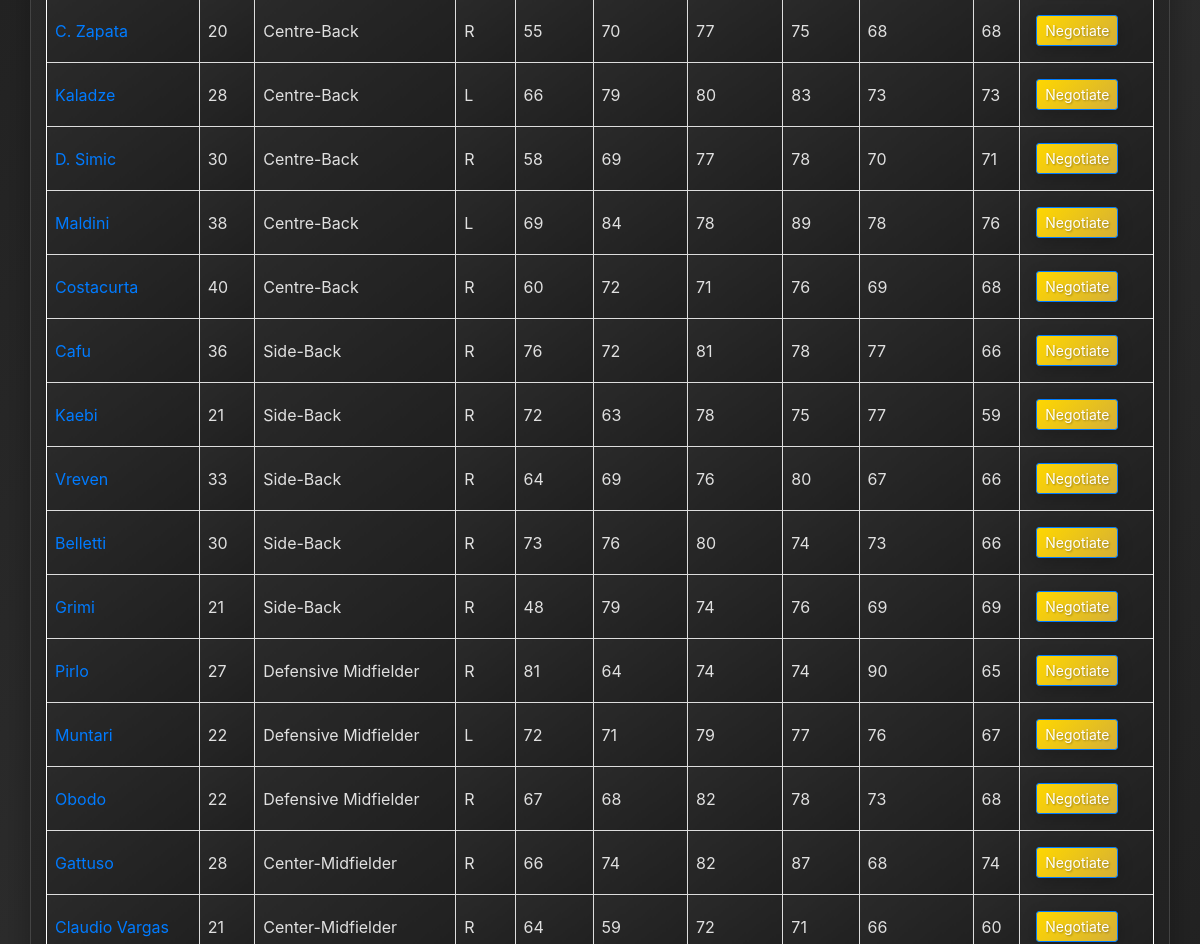
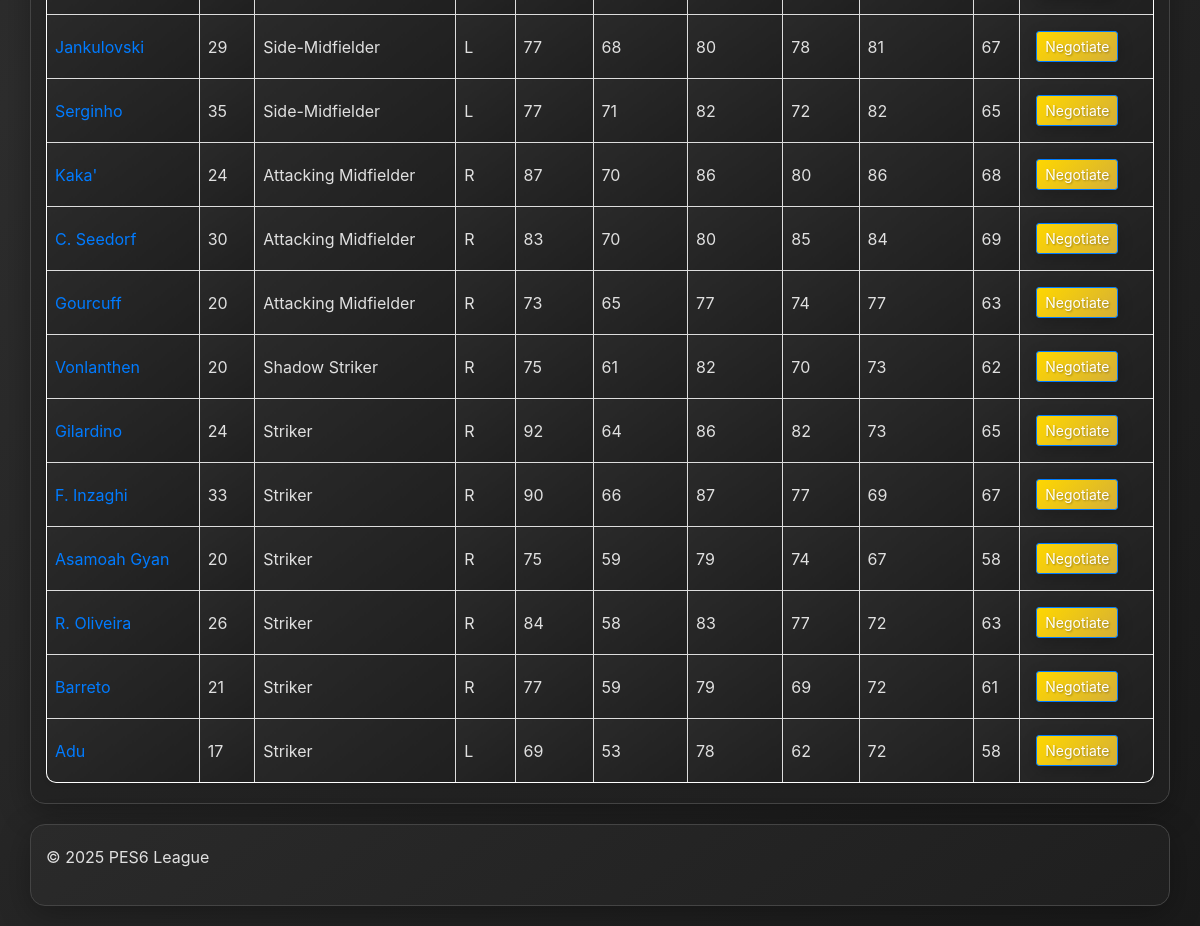
Page /pes6_game_teams/38 (lower part) on the earlier database version (2 pictures, top to bottom).
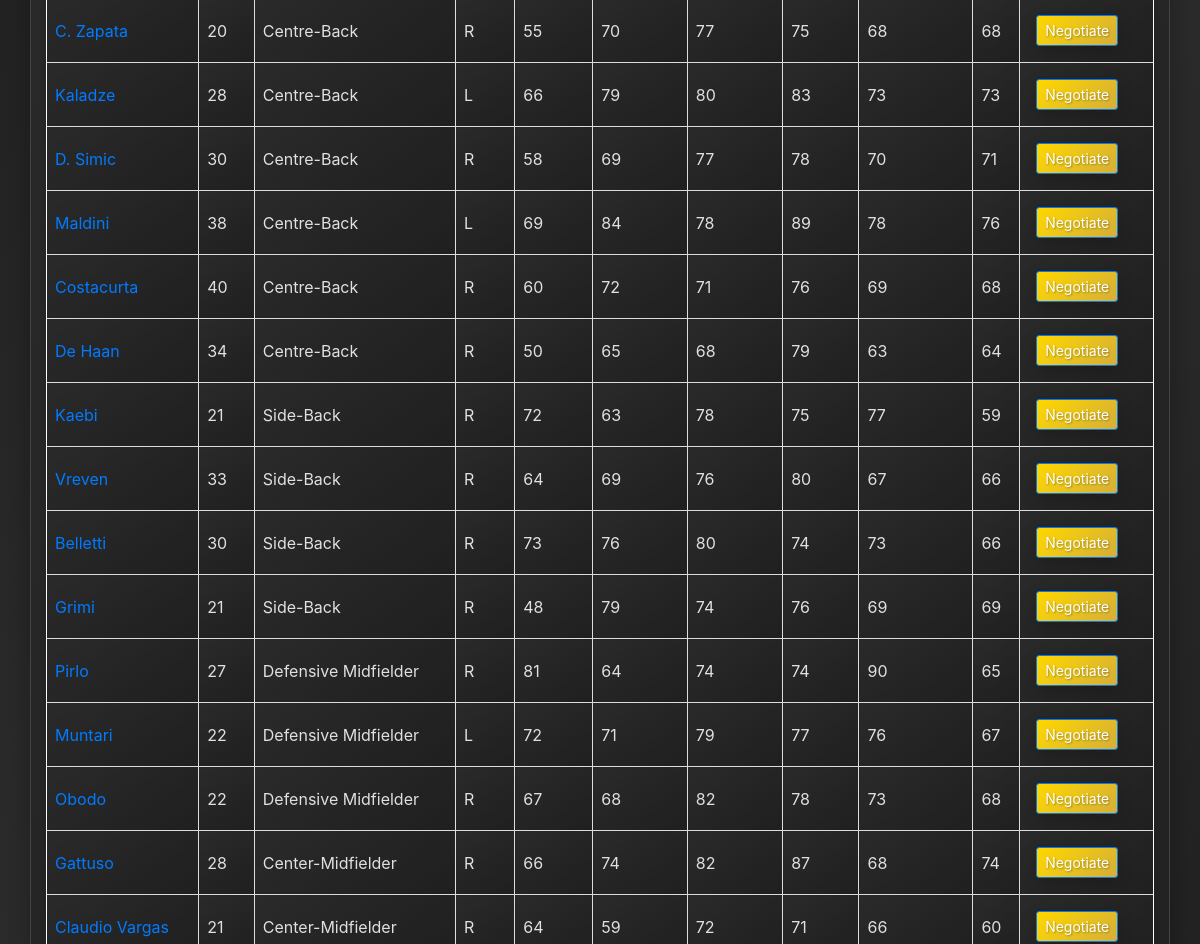
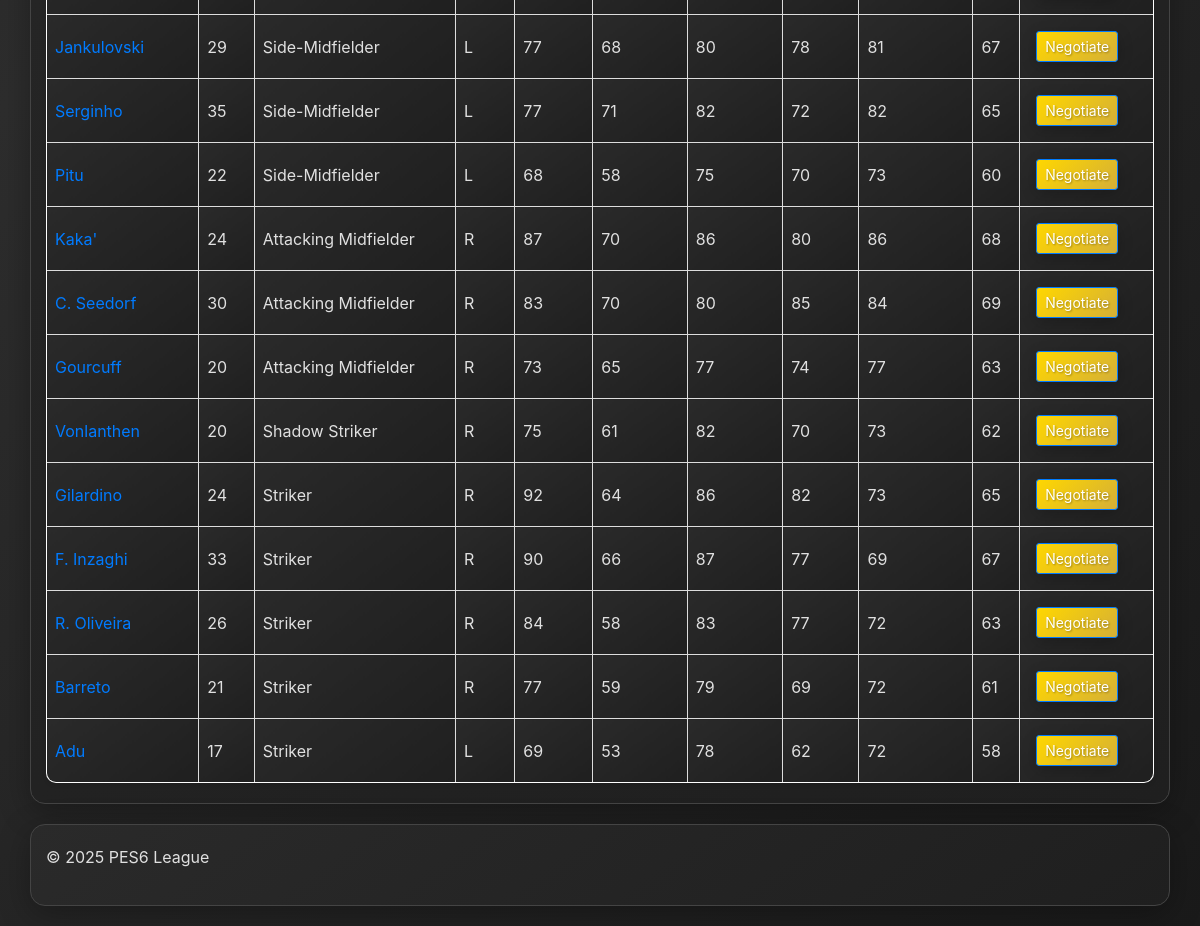
Same page on the later database version (2 pictures, top to bottom).
### tables this page shows
CREATE TABLE players (
    id INTEGER PRIMARY KEY, -- Use INTEGER PRIMARY KEY for autoincrement in SQLite
    player_name TEXT NOT NULL,
    shirt_name TEXT,
    club_id INTEGER,
    registered_position TEXT,
    age INTEGER,
    height INTEGER,
    weight INTEGER,
    nationality TEXT,
    strong_foot TEXT,
    favoured_side TEXT,
    gk INTEGER DEFAULT 0,
    cwp INTEGER DEFAULT 0,
    cbt INTEGER DEFAULT 0,
    sb INTEGER DEFAULT 0,
    dmf INTEGER DEFAULT 0,
    wb INTEGER DEFAULT 0,
    cmf INTEGER DEFAULT 0,
    smf INTEGER DEFAULT 0,
    amf INTEGER DEFAULT 0,
    wf INTEGER DEFAULT 0,
    ss INTEGER DEFAULT 0,
    cf INTEGER DEFAULT 0,
    attack INTEGER,
    defense INTEGER,
    balance INTEGER,
    stamina INTEGER,
    top_speed INTEGER,
    acceleration INTEGER,
    response INTEGER,
    agility INTEGER,
    dribble_accuracy INTEGER,
    dribble_speed INTEGER,
    short_pass_accuracy INTEGER,
    short_pass_speed INTEGER,
    long_pass_accuracy INTEGER,
    long_pass_speed INTEGER,
    shot_accuracy INTEGER,
    shot_power INTEGER,
    shot_technique INTEGER,
    free_kick_accuracy INTEGER,
    swerve INTEGER,
    heading INTEGER,
    jump INTEGER,
    technique INTEGER,
    aggression INTEGER,
    mentality INTEGER,
    goal_keeping INTEGER,
    team_work INTEGER,
    consistency INTEGER,
    condition_fitness INTEGER,
    dribbling_skill INTEGER DEFAULT 0,
    tactical_dribble INTEGER DEFAULT 0,
    positioning INTEGER DEFAULT 0,
    reaction INTEGER DEFAULT 0,
    playmaking INTEGER DEFAULT 0,
    passing INTEGER DEFAULT 0,
    scoring INTEGER DEFAULT 0,
    one_one_scoring INTEGER DEFAULT 0,
    post_player INTEGER DEFAULT 0,
    lines INTEGER DEFAULT 0,
    middle_shooting INTEGER DEFAULT 0,
    side INTEGER DEFAULT 0,
    centre INTEGER DEFAULT 0,
    penalties INTEGER DEFAULT 0,
    one_touch_pass INTEGER DEFAULT 0,
    outside INTEGER DEFAULT 0,
    marking INTEGER DEFAULT 0,
    sliding INTEGER DEFAULT 0,
    covering INTEGER DEFAULT 0,
    d_line_control INTEGER DEFAULT 0,
    penalty_stopper INTEGER DEFAULT 0,
    one_on_one_stopper INTEGER DEFAULT 0,
    long_throw INTEGER DEFAULT 0,
    injury_tolerance TEXT,
    dribble_style INTEGER,
    free_kick_style INTEGER,
    pk_style INTEGER,
    drop_kick_style INTEGER,
    skin_color INTEGER,
    face_type INTEGER,
    preset_face_number INTEGER,
    head_width INTEGER,
    neck_length INTEGER,
    neck_width INTEGER,
    shoulder_height INTEGER,
    shoulder_width INTEGER,
    chest_measurement INTEGER,
    waist_circumference INTEGER,
    arm_circumference INTEGER,
    leg_circumference INTEGER,
    calf_circumference INTEGER,
    leg_length INTEGER,
    wristband TEXT,
    wristband_color TEXT,
    international_number INTEGER,
    classic_number INTEGER,
    club_number INTEGER,
    salary INTEGER DEFAULT 0,
    contract_years_remaining INTEGER DEFAULT 0,
    market_value INTEGER DEFAULT 0,
    yearly_wage_rise INTEGER DEFAULT 0,
    -- Bundled skill areas for better player display
    attack_rating INTEGER DEFAULT 0,
    defense_rating INTEGER DEFAULT 0,
    physical_rating INTEGER DEFAULT 0,
    power_rating INTEGER DEFAULT 0,
    technique_rating INTEGER DEFAULT 0,
                goalkeeping_rating INTEGER DEFAULT 0,
            game_position TEXT DEFAULT '',
            FOREIGN KEY (club_id) REFERENCES teams(id)
);

### app.py (the view)
@app.route('/pes6_game_teams/<int:team_id>')
def pes6_team_details(team_id):
    cur = db_helper.get_cursor()
    cur.execute("SELECT club_name FROM teams WHERE id = ?", (team_id,))
    team_name = cur.fetchone()
    if not team_name:
        flash("PES6 Team not found!", "danger")
        return redirect(url_for('pes6_game_teams'))
    team_name = team_name[0]
    cur.execute("""
        SELECT id, player_name, registered_position, age, height, strong_foot, attack,
               attack_rating, defense_rating, physical_rating, power_rating, technique_rating, goalkeeping_rating,
               game_position, salary, contract_years_remaining, market_value
        FROM players
        WHERE club_id = ?
        ORDER BY
            CASE game_position
                WHEN 'Goal-Keeper' THEN 1
                WHEN 'Sweeper' THEN 2
                WHEN 'Centre-Back' THEN 3
                WHEN 'Side-Back' THEN 4
                WHEN 'Wing-Back' THEN 5
                WHEN 'Defensive Midfielder' THEN 6
                WHEN 'Center-Midfielder' THEN 7
                WHEN 'Side-Midfielder' THEN 8
                WHEN 'Attacking Midfielder' THEN 9
                WHEN 'Winger' THEN 10
                WHEN 'Shadow Striker' THEN 11
                WHEN 'Striker' THEN 12
                ELSE 13
            END ASC
    """, (team_id,))
    players_in_team = cur.fetchall()
    cur.close()
    return render_template('pes6_team_details.html', team_name=team_name, players_in_team=players_in_team)

### app.py (called while the page is built)
@app.context_processor
def inject_unread_count():
    if current_user.is_authenticated:
        return {'get_unread_count': get_unread_count}
    return {'get_unread_count': lambda x: 0}

### db_helper.py (called while the page is built)
def get_connection():
    if 'db_conn' not in g:
        g.db_conn = sqlite3.connect(DATABASE)
        g.db_conn.row_factory = sqlite3.Row
        g.db_conn.execute('PRAGMA foreign_keys = ON;')
    return g.db_conn

def get_cursor():
    return get_connection().cursor()

def close_connection(e=None):
    db_conn = g.pop('db_conn', None)
    if db_conn is not None:
        db_conn.close()

### templates/pes6_team_details.html (shortened to what this page needs)
{% extends "base.html" %}
{% block content %}
    {% if players_in_team %}
        <table>
            <tbody>
                {% for player in players_in_team %}
                    <tr>
                        <td><a href="{{ url_for('pes6_player_details', player_id=player[0]) }}">{{ player[1] }}</a></td>
                        <td>{{ player[3] }}</td>
                        <td>{{ player[13] }}</td>
                        <td>{{ player[5] }}</td>
                        <td>{{ player[7] }}</td>
                        <td>{{ player[8] }}</td>
                        <td>{{ player[9] }}</td>
                        <td>{{ player[10] }}</td>
                        <td>{{ player[11] }}</td>
                        <td>{{ player[12] }}</td>
                        <td>
                            <button type="button" class="btn btn-primary btn-sm negotiate-btn" data-player-id="{{ player[0] }}" data-player-name="{{ player[1] }}" data-toggle="modal" data-target="#negotiateModal">Negotiate</button>
                        </td>
                    </tr>
                {% endfor %}
            </tbody>
        </table>
    {% else %}
        <p>No players found for {{ team_name }}.</p>
    {% endif %}
{% endblock %}

Differences in the rows shown:
no longer on this page (row edited): players: player_name "Cafu", age "36", game_position "Side-Back", strong_foot "R", attack_rating "76", defense_rating "72", physical_rating "81", power_rating "78", technique_rating "77", goalkeeping_rating "66"
no longer on this page (row edited): players: player_name "Asamoah Gyan", age "20", game_position "Striker", strong_foot "R", attack_rating "75", defense_rating "59", physical_rating "79", power_rating "74", technique_rating "67", goalkeeping_rating "58"
now on this page (row edited): players: player_name "De Haan", age "34", game_position "Centre-Back", strong_foot "R", attack_rating "50", defense_rating "65", physical_rating "68", power_rating "79", technique_rating "63", goalkeeping_rating "64"
now on this page (row edited): players: player_name "Pitu", age "22", game_position "Side-Midfielder", strong_foot "L", attack_rating "68", defense_rating "58", physical_rating "75", power_rating "70", technique_rating "73", goalkeeping_rating "60"
